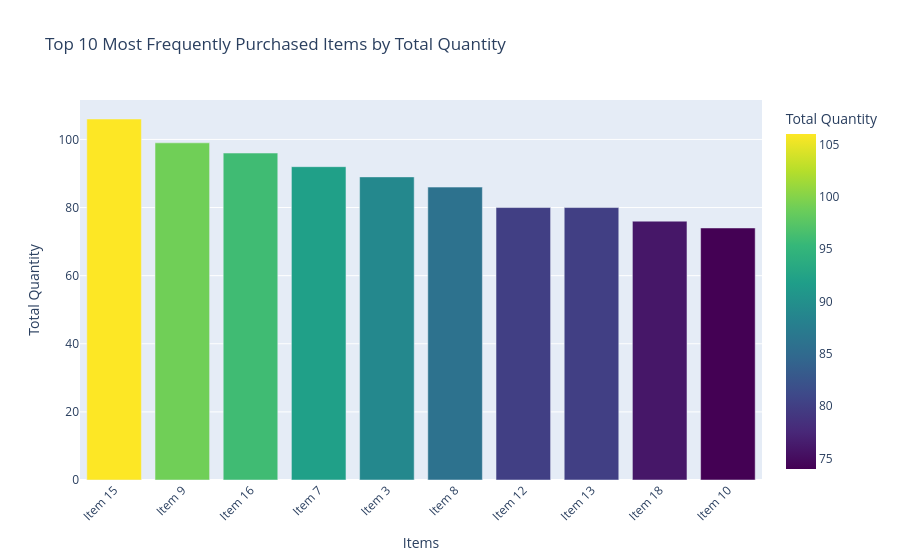
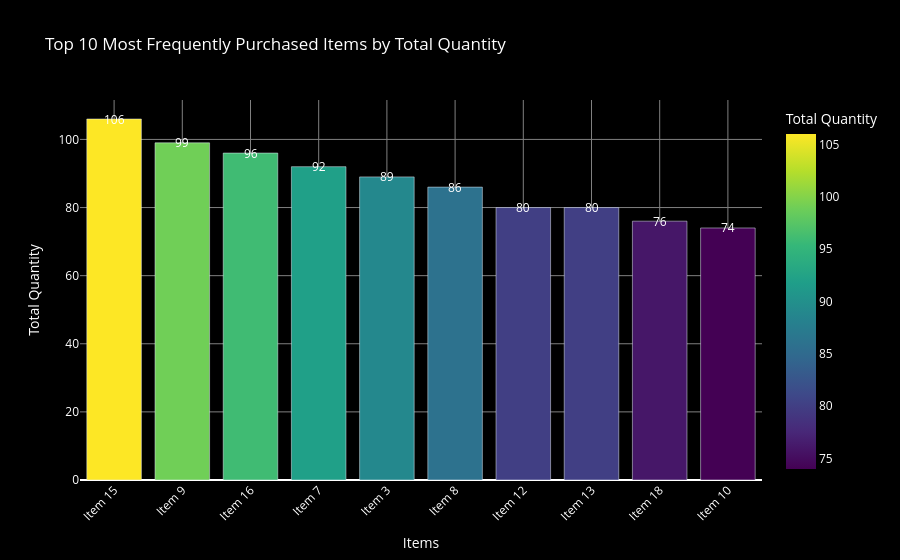

These figures' notebook cell, in order:
### Code cell
# Example 5: Transaction Data
import pandas as pd
import numpy as np
from plot_agent.agent import PlotAgent


df = pd.DataFrame({
    "transaction_id": np.arange(1, 501),
    "item": np.random.choice([f"Item {i}" for i in range(1, 21)], 500),
    "quantity": np.random.poisson(3, 500)
})

agent = PlotAgent()
agent.set_df(df)

# Initial plot
response = agent.process_message(
    "Show a bar chart of the top 10 most frequently purchased items by total quantity."
)
fig = agent.get_figure()
fig.show()

# Follow-up iteration
response = agent.process_message(
    "Reorder bars descending, add data labels on each bar, and give the plot a dark grid background."
)
fig = agent.get_figure()
fig.show()

### Figure 1 — Plotly figure (JSON) as saved in the notebook; plotly's stock layout.template omitted (floating-point values rounded to 4 significant figures)
{"data": [{"hovertemplate": "Item=%{x}<br>Total Quantity=%{marker.color}<extra></extra>", "legendgroup": "", "marker": {"color": [106, 99, 96, 92, 89, 86, 80, 80, 76, 74], "coloraxis": "coloraxis", "pattern": {"shape": ""}}, "name": "", "orientation": "v", "showlegend": false, "textposition": "auto", "type": "bar", "x": ["Item 15", "Item 9", "Item 16", "Item 7", "Item 3", "Item 8", "Item 12", "Item 13", "Item 18", "Item 10"], "xaxis": "x", "y": [106, 99, 96, 92, 89, 86, 80, 80, 76, 74], "yaxis": "y"}], "layout": {"barmode": "relative", "coloraxis": {"colorbar": {"title": {"text": "Total Quantity"}}, "colorscale": [[0.0, "#440154"], [0.1111, "#482878"], [0.2222, "#3e4989"], [0.3333, "#31688e"], [0.4444, "#26828e"], [0.5556, "#1f9e89"], [0.6667, "#35b779"], [0.7778, "#6ece58"], [0.8889, "#b5de2b"], [1.0, "#fde725"]]}, "legend": {"tracegroupgap": 0}, "title": {"text": "Top 10 Most Frequently Purchased Items by Total Quantity"}, "xaxis": {"anchor": "y", "domain": [0.0, 1.0], "tickangle": -45, "title": {"text": "Items"}}, "yaxis": {"anchor": "x", "domain": [0.0, 1.0], "title": {"text": "Total Quantity"}}}}

### Figure 2 — Plotly figure (JSON) as saved in the notebook; plotly's stock layout.template omitted (floating-point values rounded to 4 significant figures)
{"data": [{"hovertemplate": "Item=%{x}<br>Total Quantity=%{marker.color}<extra></extra>", "legendgroup": "", "marker": {"color": [106, 99, 96, 92, 89, 86, 80, 80, 76, 74], "coloraxis": "coloraxis", "pattern": {"shape": ""}}, "name": "", "orientation": "v", "showlegend": false, "textposition": "auto", "type": "bar", "x": ["Item 15", "Item 9", "Item 16", "Item 7", "Item 3", "Item 8", "Item 12", "Item 13", "Item 18", "Item 10"], "xaxis": "x", "y": [106, 99, 96, 92, 89, 86, 80, 80, 76, 74], "yaxis": "y"}], "layout": {"annotations": [{"font": {"color": "white", "size": 12}, "showarrow": false, "text": "106", "x": "Item 15", "y": 106}, {"font": {"color": "white", "size": 12}, "showarrow": false, "text": "99", "x": "Item 9", "y": 99}, {"font": {"color": "white", "size": 12}, "showarrow": false, "text": "96", "x": "Item 16", "y": 96}, {"font": {"color": "white", "size": 12}, "showarrow": false, "text": "92", "x": "Item 7", "y": 92}, {"font": {"color": "white", "size": 12}, "showarrow": false, "text": "89", "x": "Item 3", "y": 89}, {"font": {"color": "white", "size": 12}, "showarrow": false, "text": "86", "x": "Item 8", "y": 86}, {"font": {"color": "white", "size": 12}, "showarrow": false, "text": "80", "x": "Item 12", "y": 80}, {"font": {"color": "white", "size": 12}, "showarrow": false, "text": "80", "x": "Item 13", "y": 80}, {"font": {"color": "white", "size": 12}, "showarrow": false, "text": "76", "x": "Item 18", "y": 76}, {"font": {"color": "white", "size": 12}, "showarrow": false, "text": "74", "x": "Item 10", "y": 74}], "barmode": "relative", "coloraxis": {"colorbar": {"title": {"text": "Total Quantity"}}, "colorscale": [[0.0, "#440154"], [0.1111, "#482878"], [0.2222, "#3e4989"], [0.3333, "#31688e"], [0.4444, "#26828e"], [0.5556, "#1f9e89"], [0.6667, "#35b779"], [0.7778, "#6ece58"], [0.8889, "#b5de2b"], [1.0, "#fde725"]]}, "font": {"color": "white"}, "legend": {"tracegroupgap": 0}, "paper_bgcolor": "black", "plot_bgcolor": "black", "title": {"text": "Top 10 Most Frequently Purchased Items by Total Quantity"}, "xaxis": {"anchor": "y", "domain": [0.0, 1.0], "gridcolor": "gray", "tickangle": -45, "title": {"text": "Items"}}, "yaxis": {"anchor": "x", "domain": [0.0, 1.0], "gridcolor": "gray", "title": {"text": "Total Quantity"}}}}
